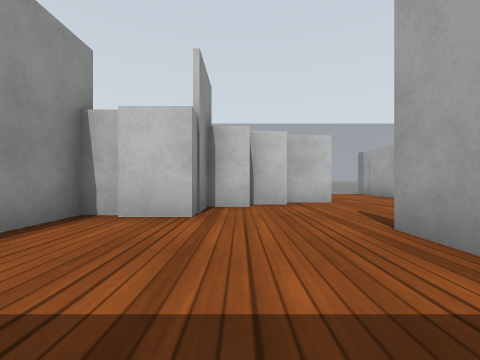
[1] (above)

24 first-person views from a walk through a Gazebo world. The camera is 0.5 m above the floor, looks level and sees 90° across. The floor is counted in squares, 1 m on a side. Each view is taken from the middle of a square. On the plan, view 1 faces up. The plan holds only what a view shows up to about 9 squares ahead; the rest is blank. Simple patterns stand in for the simulator's built-in surfaces.

[2]
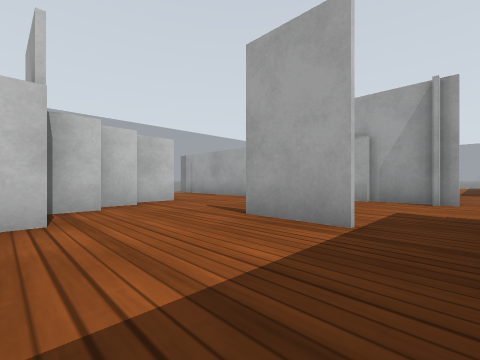

[3]
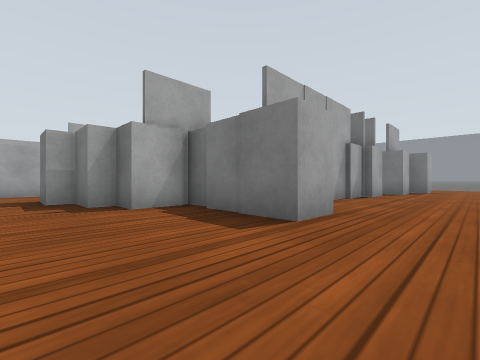

[4]
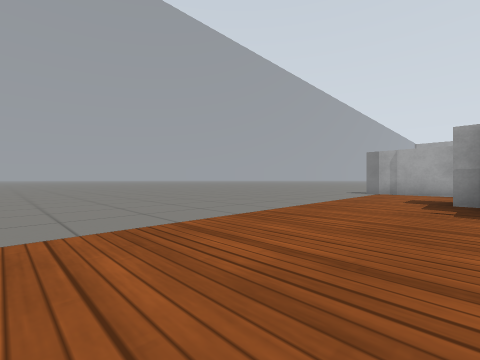

[5]
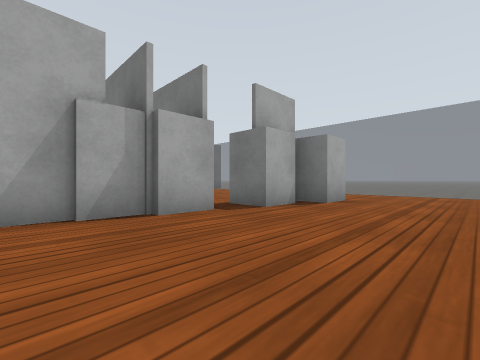

[6]
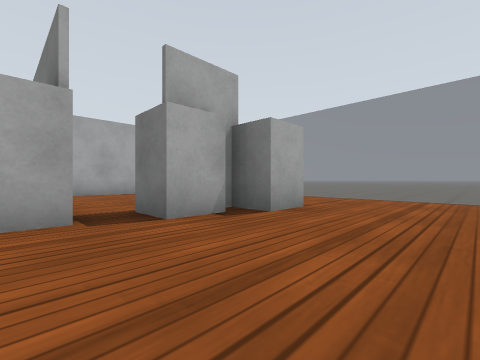

[7]
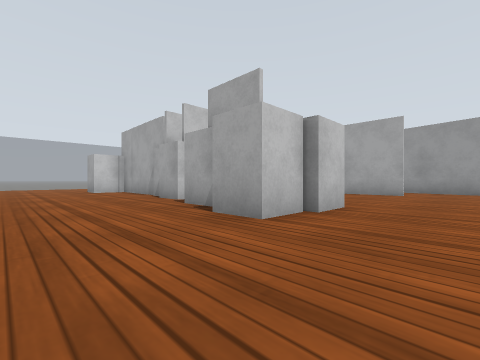

[8]
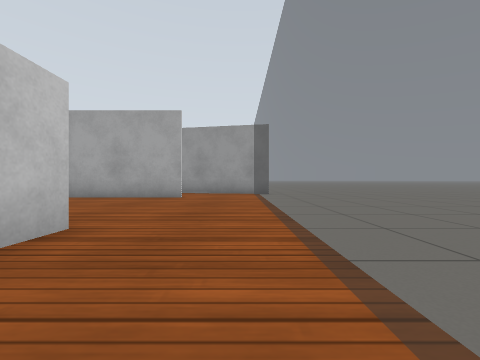

[9]
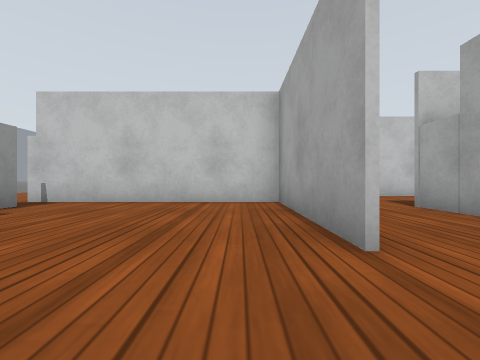

[10]
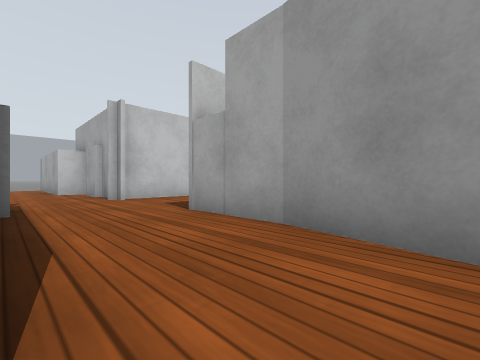

[11]
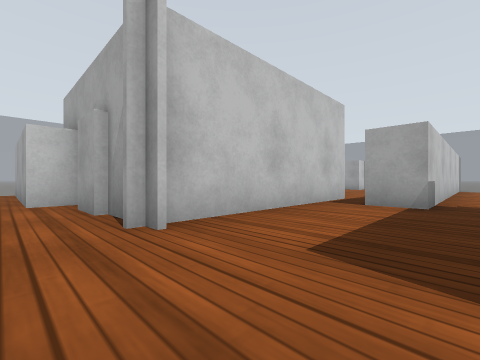

[12]
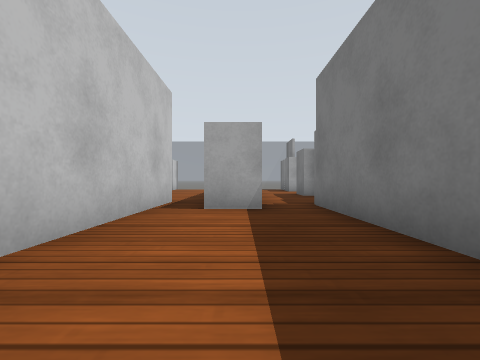

[13]
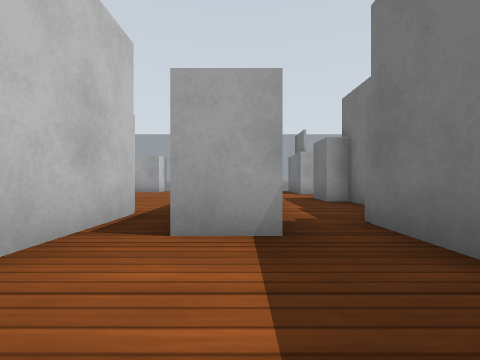

[14]
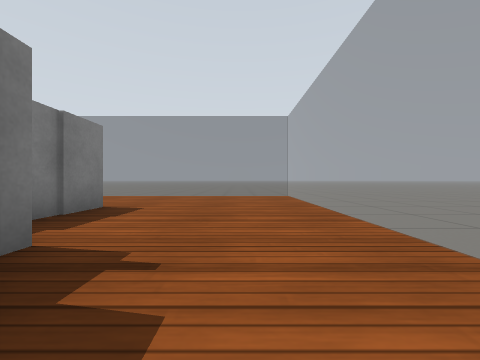

[15]
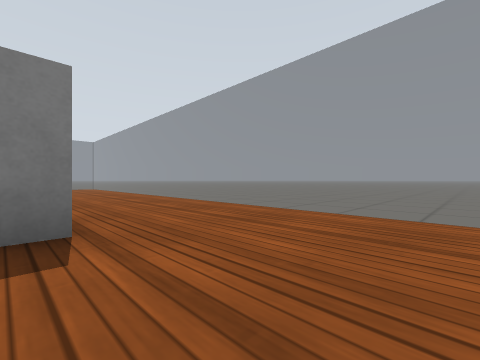

[16]
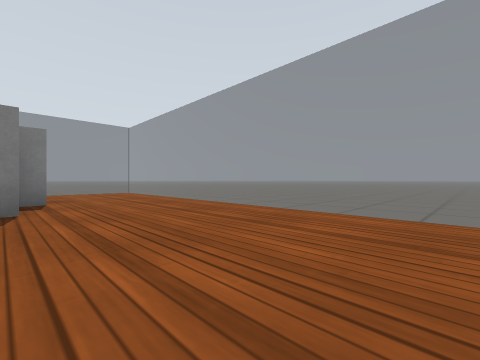

[17]
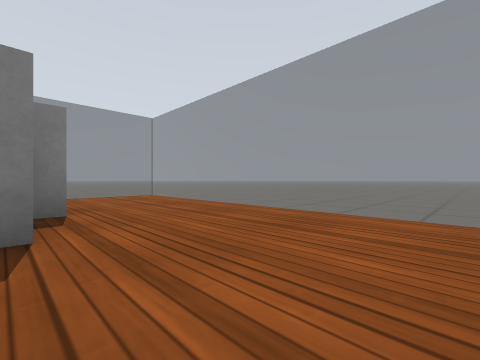

[18]
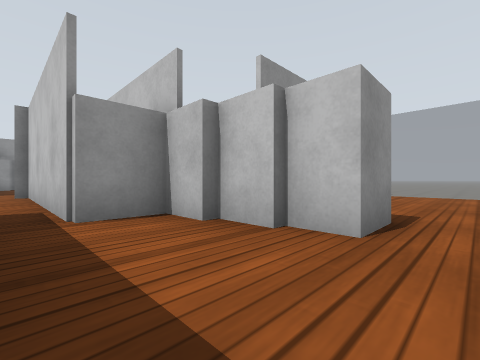

[19]
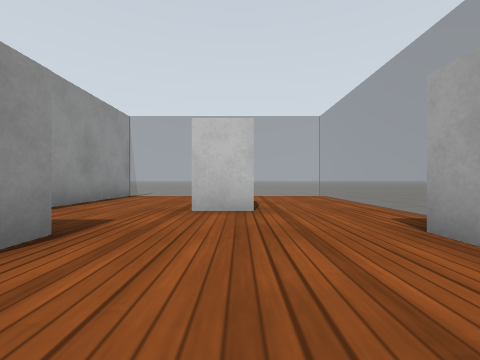

[20]
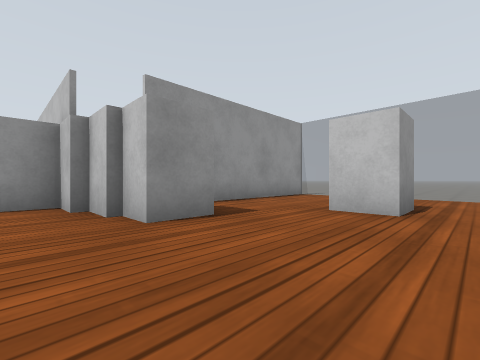

[21]
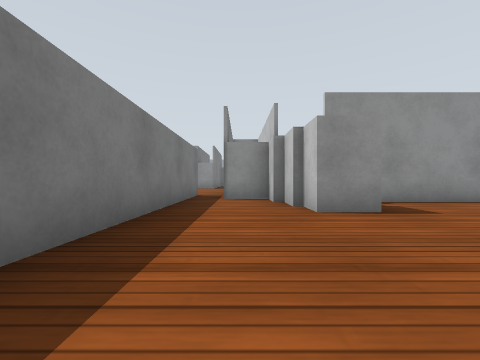

[22]
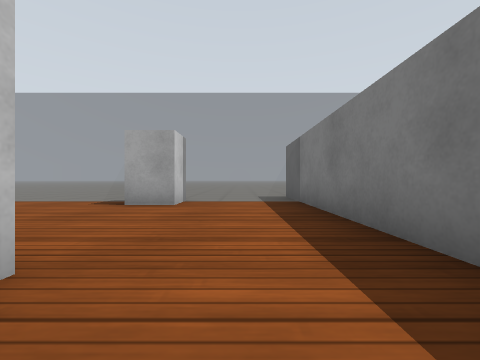

[23]
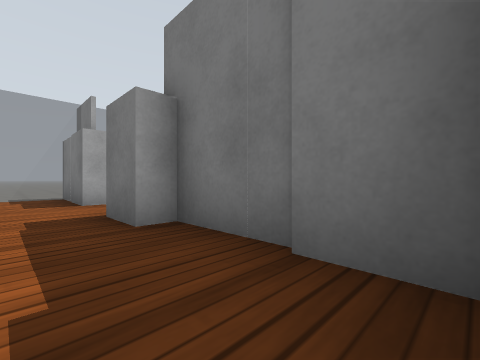

[24]
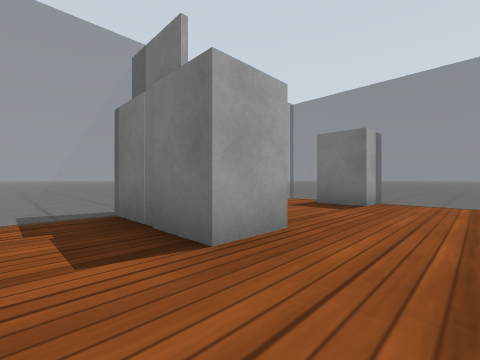

### Floor plan
Key: @ floor where view 1 was taken; # wall or solid block; . floor; = window, fence, low wall or low ledge; B white box.
Columns run from 7 left of view 1 to 19 right of it. Each row starts with its distance up from view 1.
  9 .===========B     === ===..
  8 =...........B     #......=.
  7 =...........#     #......=.
  6 =......BBB..#     #...B..=.
  5 =.....BBB...#     #..BB..=.
  4 =...BBB.....#     #......=.
  3 =....#B.....#B     BB...BB
  2 =....#...#..B   ##BBB....=.
  1 =....#...#..#####B.......=.
  0 =....B.@.................=#
 -1 =...BB###BB......#########
 -2 =.........#..............=.
 -3 =...BB....#..B##BB..B..BB=.
 -4 =...BB....#..##  ###B..BB#.
 -5 =...BB....#.#        ...
 -6 =...........#        ....
 -7 =...........#        ..B.
 -8 .============         =B

Where each view was taken, in squares from view 1:
view 1: 0 up, 0 right, facing up
view 2: 0 up, 1 left, facing up-right
view 3: 7 up, 5 left, facing down-right
view 4: 6 up, 5 left, facing up-right
view 5: 1 up, 6 left, facing down-right
view 6: 1 down, 6 left, facing down-right
view 7: 7 down, 6 left, facing up-right
view 8: 7 down, 4 left, facing right
view 9: 7 down, 2 right, facing up
view 10: 6 down, 3 right, facing up-right
view 11: 2 down, 4 right, facing up-right
view 12: 1 down, 5 right, facing right
view 13: 1 down, 7 right, facing right
view 14: 7 up, 1 right, facing left
view 15: 7 up, 3 left, facing down-left
view 16: 2 up, 3 left, facing down-left
view 17: 0 up, 3 left, facing down-left
view 18: 0 up, 14 right, facing up-left
view 19: 1 up, 15 right, facing up
view 20: 1 up, 16 right, facing up-left
view 21: 1 up, 17 right, facing left
view 22: 1 up, 12 right, facing right
view 23: 2 down, 10 right, facing down-right
view 24: 2 down, 14 right, facing down-right
